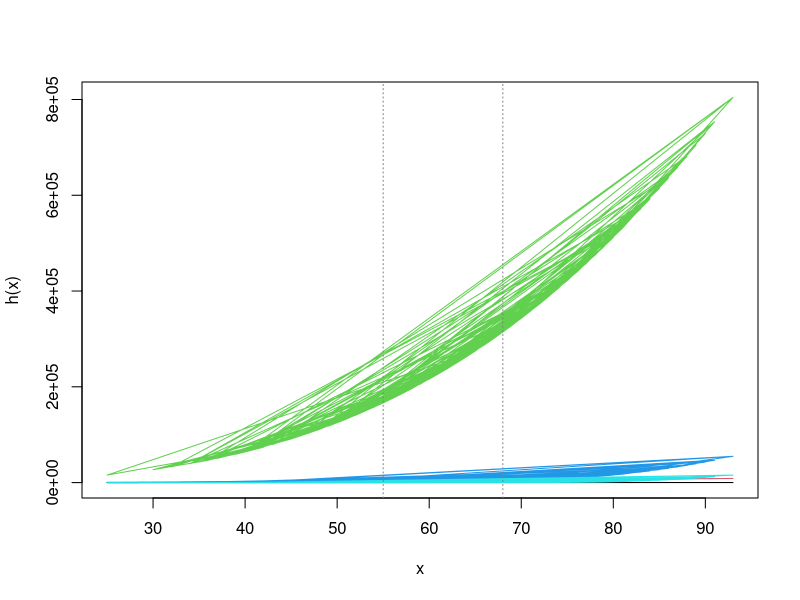
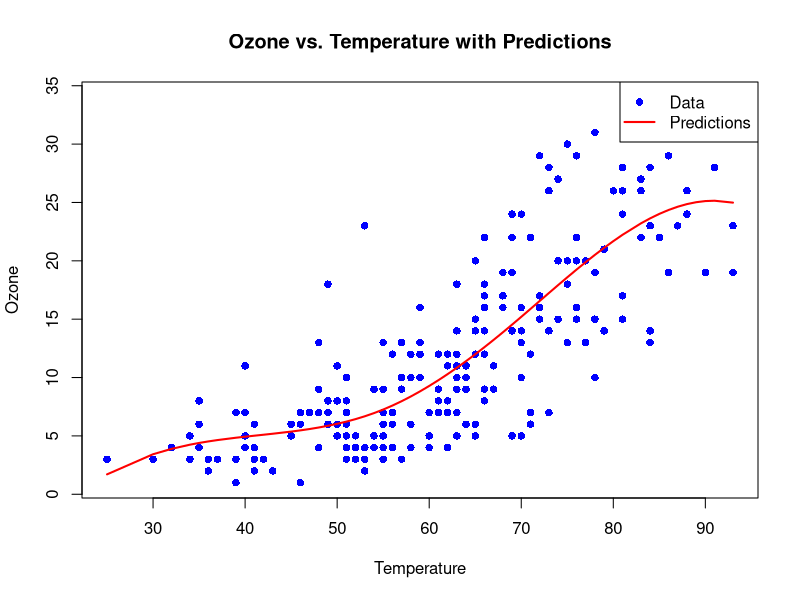
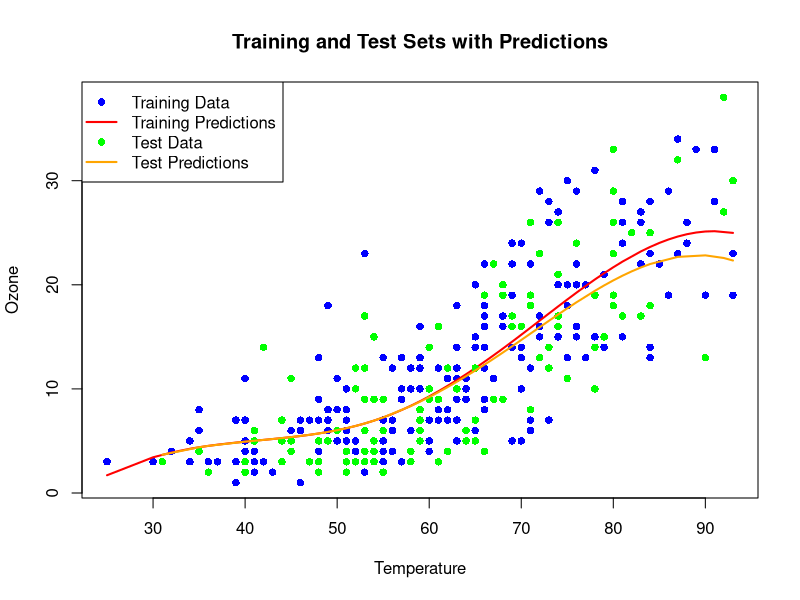
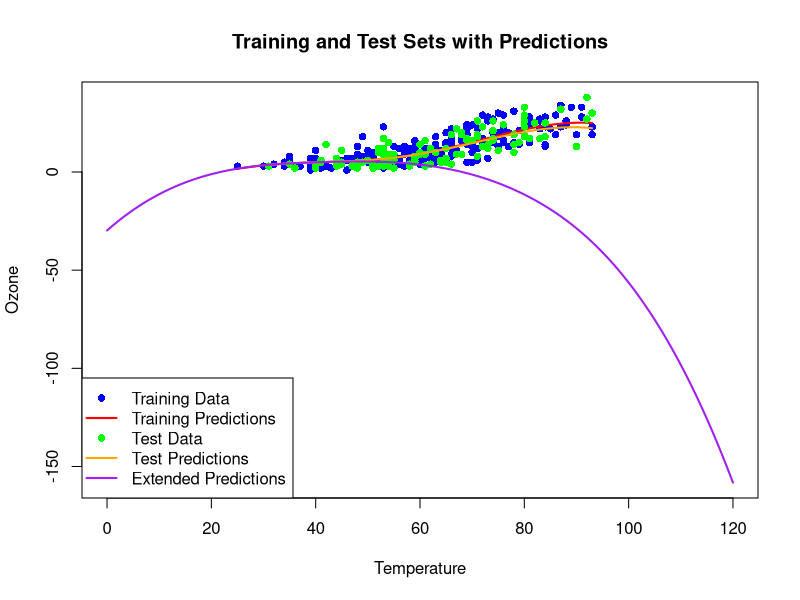
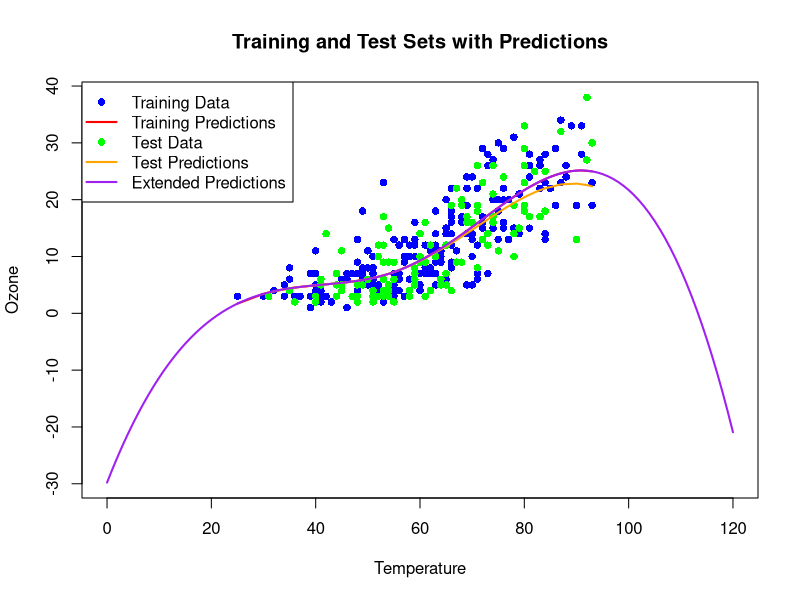
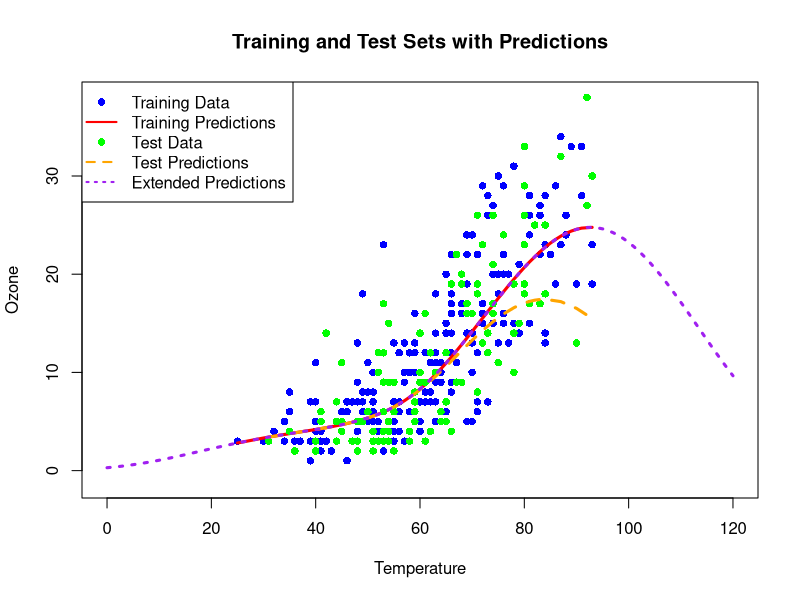

Source code (R) for these figures, in order:
## ---- chunk 1
library(gclus)
data(ozone)
## ---- chunk 2
set.seed(1234)
n <- nrow(ozone)
train <- sample(1:n, round((2/3) * n))
test<-(1:n)[-train]

train_x <- ozone[train, "Temp"]
train_y <- ozone[train, "Ozone"]

test_x <- ozone[test, "Temp"]
test_y <- ozone[test, "Ozone"]
## ---- chunk 3
lecturespl<-function(x,nknots=2,M=4){
  
  n<-length(x)                      
  X<-matrix(NA,nrow=n,ncol=(M-1)+nknots)
  
  for(i in 1:(M-1)){X[,i]<-x^i}
  
  quant<-seq(0,1,1/(nknots+1))[c(2:(nknots+1))]
  
  qu<-quantile(x,quant)
  
  for(i in M:(M+nknots-1)){
    
    X[,i]<-ifelse(x-qu[i-M+1]<0,0,(x-qu[i-M+1])^(M-1))
  }
  
  list(X=X,quantiles=quant,xquantiles=qu)
  
}
## ---- chunk 4
spline <- lecturespl(train_x, 2, 4)

str(spline)

plotspl <- function(splobj,x,...){
  matplot(x,splobj$X,type="l",lty=1,
          xlab="x",ylab="h(x)",...)
  abline(v=splobj$xquantiles,lty=3,col=gray(0.5)) 
  
}

plotspl(spline, train_x)
## ---- chunk 5
sorted_indices <- order(train_x)
sorted_x <- train_x[sorted_indices]
sorted_y <- train_y[sorted_indices]

sorted_spline <- lecturespl(sorted_x, 2, 4)

train_spline_df <- as.data.frame(sorted_spline$X)
colnames(train_spline_df) <- paste0("X", 1:ncol(train_spline_df))

model_spline <- lm(sorted_y ~ ., data=train_spline_df)

pred_train <- predict(model_spline, newdata = data.frame(sorted_spline$X))

plot(train_x, train_y, main="Ozone vs. Temperature with Predictions",
     xlab="Temperature", ylab="Ozone", pch=16, col="blue")
lines(sorted_x, pred_train, col="red", lwd=2)
legend("topright", legend=c("Data", "Predictions"), 
       col=c("blue", "red"), pch=c(16, NA), lty=c(NA, 1), lwd=c(NA, 2))
## ---- chunk 6
sorted_test <- order(test_x)
sort_test_x <- test_x[sorted_test]
sort_test_y <- test_y[sorted_test]

test_spline <- lecturespl(sort_test_x, 2, 4)
test_spline_df <- as.data.frame(test_spline$X)
colnames(test_spline_df) <- colnames(train_spline_df) 

test_pred <- predict(model_spline, newdata = test_spline_df)

plot(train_x, train_y, main="Training and Test Sets with Predictions",
     xlab="Temperature", ylab="Ozone", pch=16, col="blue", xlim=range(c(train_x, test_x)), ylim=range(c(train_y, test_y)))

lines(sorted_x, pred_train, col="red", lwd=2)

points(sort_test_x, sort_test_y, col="green", pch=16)

lines(sort_test_x, test_pred, col="orange", lwd=2)

legend("topleft", legend=c("Training Data", "Training Predictions", "Test Data", "Test Predictions"),
       col=c("blue", "red", "green", "orange"), pch=c(16,NA,16,NA),lwd=c(NA,2,NA,2))
## ---- chunk 7
new_temp <- seq(0,120)

new_spline <- lecturespl(new_temp, nknots = 2, M = 4)

new_spline_df <- as.data.frame(new_spline$X)
colnames(new_spline_df) <- colnames(train_spline_df) 

new_predictions <- predict(model_spline, newdata = new_spline_df)
## ---- chunk 8
plot(train_x, train_y, main="Training and Test Sets with Predictions",
     xlab="Temperature", ylab="Ozone", pch=16, col="blue", xlim=c(0, 120), ylim = range(c(sorted_y, sort_test_y, new_predictions)))

lines(sorted_x, pred_train, col="red", lwd=2)

points(sort_test_x, sort_test_y, col="green", pch=16)

lines(sort_test_x, test_pred, col="orange", lwd=2)

lines(new_temp, new_predictions, col = "purple", lwd = 2)


legend("bottomleft", legend = c("Training Data", "Training Predictions", 
                              "Test Data", "Test Predictions", 
                              "Extended Predictions"),
       col = c("blue", "red", "green", "orange", "purple"),
       pch = c(16, NA, 16, NA, NA), lty = c(NA, 1, NA, 1, 1), lwd = c(NA, 2, NA, 2, 2))
## ---- chunk 9
lecturespl_1 <- function(x, nknots = 2, M = 4, knots = NULL) {
  n <- length(x)
  X <- matrix(NA, nrow = n, ncol = (M - 1) + nknots)
  
  for (i in 1:(M - 1)) {
    X[, i] <- x^i
  }
  
  if (is.null(knots)) {
    quant <- seq(0, 1, 1 / (nknots + 1))[c(2:(nknots + 1))]
    knots <- quantile(x, quant)
  }
  
  for (i in M:(M + nknots - 1)) {
    X[, i] <- ifelse(x - knots[i - M + 1] < 0, 0, (x - knots[i - M + 1])^(M - 1))
  }
  
  list(X = X, knots = knots)
}
## ---- chunk 10
train_spline <- lecturespl_1(sorted_x, nknots = 2, M = 4)
train_knots <- train_spline$knots

new_spline <- lecturespl_1(new_temp, nknots = 2, M = 4, knots = train_knots)

new_spline_df <- as.data.frame(new_spline$X)
colnames(new_spline_df) <- colnames(train_spline_df)

new_predictions <- predict(model_spline, newdata = new_spline_df)
## ---- chunk 11
plot(train_x, train_y, main="Training and Test Sets with Predictions",
     xlab="Temperature", ylab="Ozone", pch=16, col="blue", xlim=c(0, 120), ylim = range(c(sorted_y, sort_test_y, new_predictions)))

lines(sorted_x, pred_train, col="red", lwd=2)

points(sort_test_x, sort_test_y, col="green", pch=16)

lines(sort_test_x, test_pred, col="orange", lwd=2)

lines(new_temp, new_predictions, col = "purple", lwd = 2)


legend("topleft", legend = c("Training Data", "Training Predictions", 
                              "Test Data", "Test Predictions", 
                              "Extended Predictions"),
       col = c("blue", "red", "green", "orange", "purple"),
       pch = c(16, NA, 16, NA, NA), lty = c(NA, 1, NA, 1, 1), lwd = c(NA, 2, NA, 2, 2))
## ---- chunk 12
model_spline <- lm(log(sorted_y) ~ ., data=train_spline_df)

pred_train <- predict(model_spline, newdata = data.frame(sorted_spline$X))
test_pred <- predict(model_spline, newdata = test_spline_df)
new_predictions <- predict(model_spline, newdata = new_spline_df)
## ---- chunk 13
plot(train_x, train_y, main="Training and Test Sets with Predictions",
     xlab="Temperature", ylab="Ozone", pch=16, col="blue", xlim=c(0, 120), ylim = range(c(sorted_y, sort_test_y, new_predictions)))

lines(sorted_x, exp(pred_train), col="red", lwd=3)

points(sort_test_x, sort_test_y, col="green", pch=16)

lines(sort_test_x, exp(test_pred), col="orange", lwd=3, lty=2)

lines(new_temp, exp(new_predictions), col = "purple", lwd = 3,lty=3)


legend("topleft", legend = c("Training Data", "Training Predictions", 
                              "Test Data", "Test Predictions", 
                              "Extended Predictions"),
       col = c("blue", "red", "green", "orange", "purple"),
       pch = c(16, NA, 16, NA, NA), lty = c(NA, 1, NA, 2, 3), lwd = c(NA, 2, NA, 2, 2))
